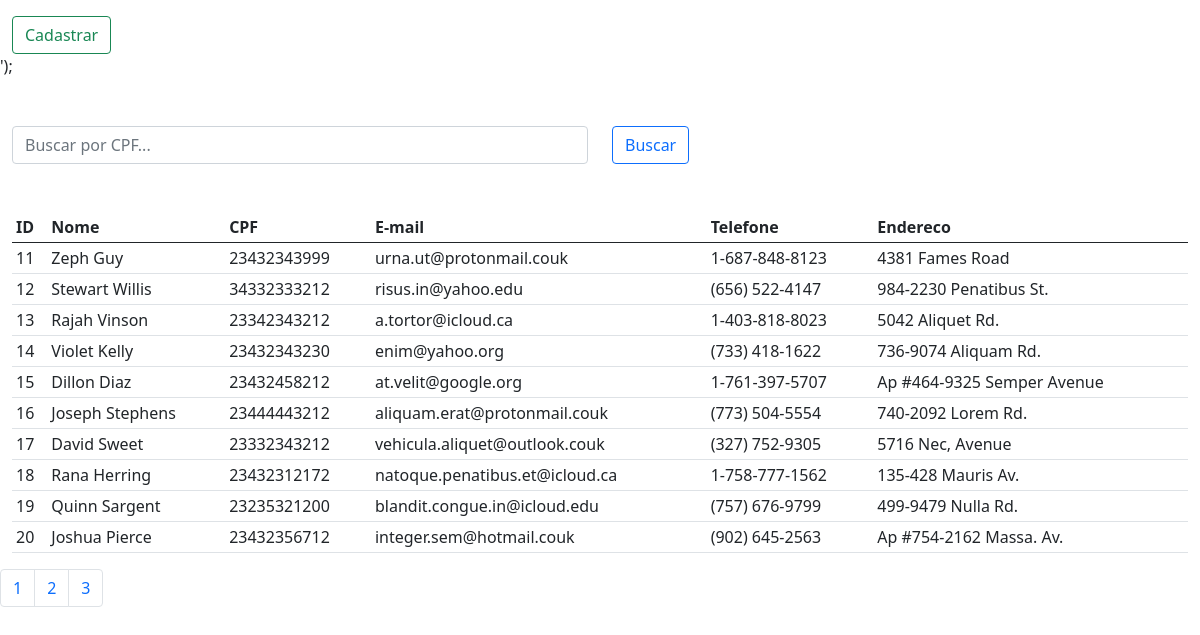
The page /www/Projeto/index.php?page=2 on the database its author committed.
### tables this page shows
CREATE TABLE IF NOT EXISTS `cliente` (
  `ID` int(50) NOT NULL AUTO_INCREMENT,
  `NOME` varchar(50) DEFAULT NULL,
  `CPF` varchar(11) NOT NULL DEFAULT '',
  `EMAIL` varchar(50) DEFAULT NULL,
  `TELEFONE` varchar(50) DEFAULT NULL,
  `ENDERECO` varchar(50) DEFAULT NULL,
  PRIMARY KEY (`ID`),
  UNIQUE KEY `ID` (`ID`),
  UNIQUE KEY `CPF` (`CPF`)
);

### www/Projeto/app/Model/dao.php (called while the page is built, shortened)
<?php
class Dao
{
  private $pdo = null;
  public function __construct()
  {
    $this->pdo = Conexao::getInstance();
  }
  public function all($page)
  {
    $offset = (10 * ($page - 1));
    $stmt = $this->pdo->query("SELECT * FROM cliente LIMIT 10 OFFSET $offset");
    $stmt->execute();
    $result = $stmt->fetchAll(PDO::FETCH_ASSOC);
    return $result;
  }
}

### www/Projeto/autoload.php (called while the page is built, shortened)
<?php
spl_autoload_register(function ($class) {
    $prefix = '';
    $base_dir = __DIR__ . '/';
    $len = strlen($prefix);
    $relative_class = substr($class, $len);
    $file = $base_dir . str_replace('\\', '/', $relative_class) . '.php';
});

### www/Projeto/app/Model/conexao.php (called while the page is built, shortened)
<?php
class Conexao
{
  private static $pdo = null;
  public static function getInstance()
  {
    try {
      self::$pdo = new PDO("mysql:host=$_SERVER[SERVER_ADDR];dbname=php", 'root', '');
      self::$pdo->setAttribute(PDO::ATTR_ERRMODE, PDO::ERRMODE_EXCEPTION);
      return self::$pdo;
    } catch (PDOException $e) {
      echo "ERRO BANCO DE DADOS: <br> " . $e->getMessage();
      exit;
    }
  }
}

### www/Projeto/app/View/homeView.php (the view, shortened to what this page needs)
<?php
class homeView
{
  public static function renderTable($array = [], $error = false)
  {
    $html = '';
    $html .= '<div class="container-fluid">';
    $html .= $error ? $error : '';
    $html .= '
    <table class="table table-hover table-sm mt-5">
      <thead>
        <tr>
          <th scope="col">ID</th>
          <th scope="col">Nome</th>
          <th scope="col">CPF</th>
          <th scope="col">E-mail</th>
          <th scope="col">Telefone</th>
          <th scope="col">Endereco</th>
        </tr>
      </thead>
    <tbody>';
    foreach ($array as $val) {
      $html .= '<tr>
        <td>' . $val['ID'] . '</td>
        <td>' . $val['NOME'] . '</td>
        <td>' . $val['CPF'] . '</td>
        <td>' . $val['EMAIL'] . '</td>
        <td>' . $val['TELEFONE'] . '</td>
        <td>' . $val['ENDERECO'] . '</td>
      </tr>';
    }
    $html .= '
        </tbody>
      </table>
    </div>';
    return $html;
  }
  public static function renderInputSearch($search = false)
  {
    $html = '';
    $html .= '<div class="container-fluid mt-5">';
    $html .= '<form method="GET">';
    $html .= '<div class="row">';
    $html .= '<div class="col-6"><input type="text" class="form-control mr-4" name="search" placeholder="Buscar por CPF..." value="' . $search . '" ></div>';
    $html .= '<div class="col">';
    $html .= '<button type="submit" class="btn btn-outline-primary">Buscar</button>';
    $html .= '</div>';
    $html .= '</div>';
    $html .= '</form>';
    $html .= '</div>';
    return $html;
  }
  public static function renderPagination($pagination)
  {
    $countPagination = [];
    for ($i = 1; $i <= $pagination; $i++) {
      $countPagination[] = [
        'page' => $i,
      ];
    }
    $html = '';
    $html .= '
    <nav aria-label="Page navigation example">
      <ul class="pagination">';
    foreach ($countPagination as $page) {
      $html .= '<li class="page-item"><a class="page-link" href="?page=' . $page['page'] . '">' . $page['page'] . '</a></li>';
    }
    $html .= ' </ul>
    </nav>';
    return $html;
  }
  public static function renderBtnCad()
  {
    $html = '<div class="container-fluid mt-3">';
    $html .= '<a href="?rota=newCad" class="btn btn-outline-success">Cadastrar</a>';
    $html .= '</div>';
    return $html;
  }
}

### rows shown on the page
cliente: ID "11", NOME "Zeph Guy", CPF "23432343999", EMAIL "urna.ut@protonmail.couk", TELEFONE "1-687-848-8123", ENDERECO "4381 Fames Road"
cliente: ID "12", NOME "Stewart Willis", CPF "34332333212", EMAIL "risus.in@yahoo.edu", TELEFONE "(656) 522-4147", ENDERECO "984-2230 Penatibus St."
cliente: ID "13", NOME "Rajah Vinson", CPF "23342343212", EMAIL "a.tortor@icloud.ca", TELEFONE "1-403-818-8023", ENDERECO "5042 Aliquet Rd."
cliente: ID "14", NOME "Violet Kelly", CPF "23432343230", EMAIL "enim@yahoo.org", TELEFONE "(733) 418-1622", ENDERECO "736-9074 Aliquam Rd."
cliente: ID "15", NOME "Dillon Diaz", CPF "23432458212", EMAIL "at.velit@google.org", TELEFONE "1-761-397-5707", ENDERECO "Ap #464-9325 Semper Avenue"
cliente: ID "16", NOME "Joseph Stephens", CPF "23444443212", EMAIL "aliquam.erat@protonmail.couk", TELEFONE "(773) 504-5554", ENDERECO "740-2092 Lorem Rd."
cliente: ID "17", NOME "David Sweet", CPF "23332343212", EMAIL "vehicula.aliquet@outlook.couk", TELEFONE "(327) 752-9305", ENDERECO "5716 Nec, Avenue"
cliente: ID "18", NOME "Rana Herring", CPF "23432312172", EMAIL "natoque.penatibus.et@icloud.ca", TELEFONE "1-758-777-1562", ENDERECO "135-428 Mauris Av."
cliente: ID "19", NOME "Quinn Sargent", CPF "23235321200", EMAIL "blandit.congue.in@icloud.edu", TELEFONE "(757) 676-9799", ENDERECO "499-9479 Nulla Rd."
cliente: ID "20", NOME "Joshua Pierce", CPF "23432356712", EMAIL "integer.sem@hotmail.couk", TELEFONE "(902) 645-2563", ENDERECO "Ap #754-2162 Massa. Av."

### other values the page prints
$page['page'] "1"
$page['page'] "2"
$page['page'] "3"
